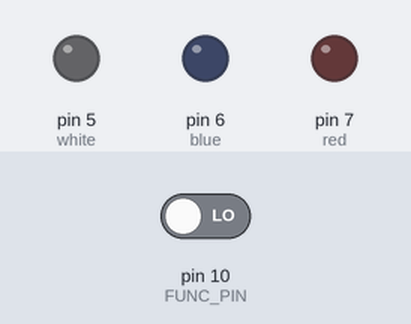
This sketch was run on a simulated Arduino Nano, built with avr-gcc and run on an emulated ATmega328P. Shown: output pins drawn as LEDs (lit = HIGH). The test bench sets the inputs (shaded band); at power-on: pin 10 (FUNC_PIN) LOW.

Above: at 1.2 s.
1.3 s: pin 10 (FUNC_PIN) driven HIGH
At 2.5 s:
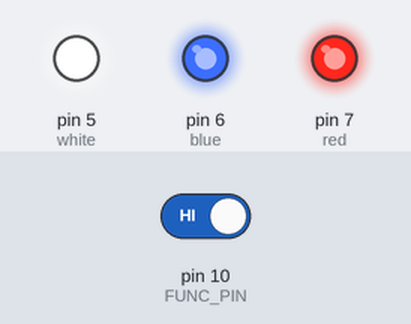
2.8 s: pin 10 (FUNC_PIN) driven LOW
At 3.6 s:
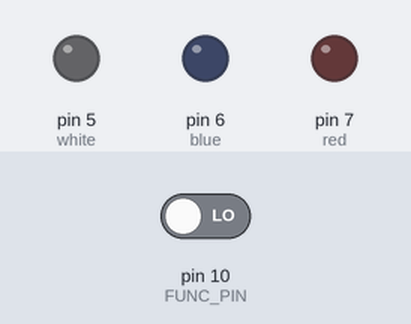
Timing chart, 0 to 5.8 s (numbered marks = the images above; inputs shaded):
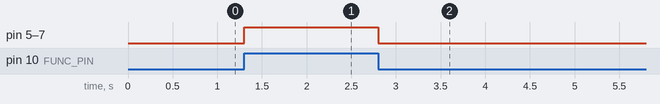

Measured:
- after the input at 1.3 s, pin 5 (white), pin 6 (blue), pin 7 (red): LOW → HIGH at once
- after the input at 2.8 s, pin 5 (white), pin 6 (blue), pin 7 (red): HIGH → LOW at once

The sketch:

5_Onboard_switch_pin_10_.ino
```cpp
/* 02.01.2018
   https://github.com/SFERA-GIT/Nano-shield-rev.-1.1
   СФЕРА ЗНАНИЙ (г.Челябинск) http://сферазнаний.рф/
   Пример работы с переключателем на контакте D10
   Для работы с переключателем необходимо его припаять,
   если он не установлен.
   D5 - белый (white)
   D6 - синий (blue)
   D7 - красный (red)
   D10 - FUNC_PIN (переключатель)
*/

//Объявляем константы с помощью оператора #define
#define FUNC_PIN 10 // любое упоминание сочетания символов FUNC_PIN будет заменено компилятором на значение 10
#define white 5     // любое упоминание сочетания символов white будет заменено компилятором на значение 5
#define blue 6      // любое упоминание сочетания символов blue будет заменено компилятором на значение 6
#define red 7       // любое упоминание сочетания символов red будет заменено компилятором на значение 7

//Обязательная функция setup (выполняется один раз перед функцией loop)
void setup()
//Тело функции setup
{
  pinMode(white, OUTPUT);       //настройка контакта white(5) на выход
  pinMode(blue, OUTPUT);        //настройка контакта blue(6) на выход
  pinMode(red, OUTPUT);         //настройка контакта red(7) на выход
  pinMode(FUNC_PIN, INPUT);     //настройка контакта FUNC_PIN(10) на вход
}

//Обязательная функция loop (бесконечно повторяющаяся функция)
void loop()
//Тело функции loop
{
  if (digitalRead(FUNC_PIN) == 1) //если на входе присутвует напряжение произойдет включение светодиодов 5, 6, 7
  {
    digitalWrite(white, 1); //включение контакта white(5)
    digitalWrite(blue, 1);  //включение контакта blue(6)
    digitalWrite(red, 1);   //включение контакта red(7)
  }
  else //если на входе отсутствует напряжение произойдет выключение светодиодов 5, 6, 7
  {
    digitalWrite(white, 0); //выключение контакта white(5)
    digitalWrite(blue, 0);  //выключение контакта blue(6)
    digitalWrite(red, 0);   //выключение контакта red(7)
  }
}
```
